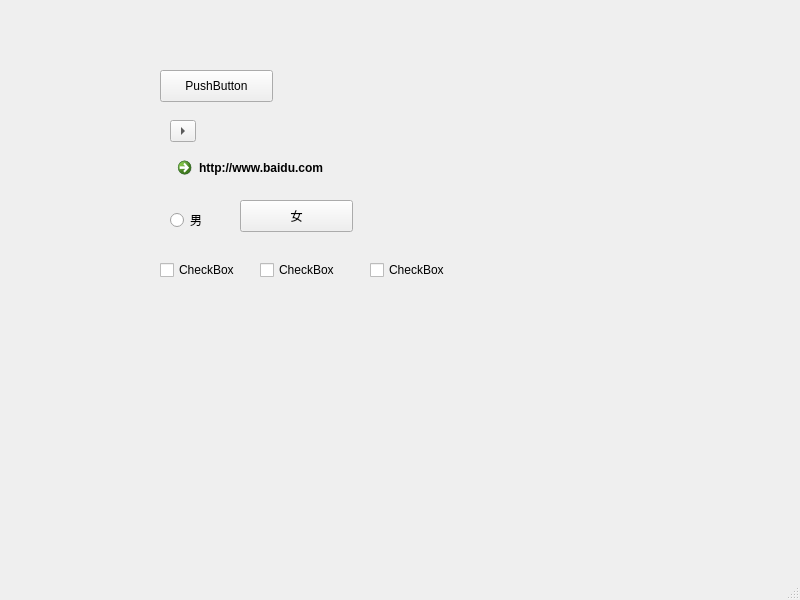
<?xml version="1.0" encoding="UTF-8"?>
<ui version="4.0">
 <class>MainWindow</class>
 <widget class="QMainWindow" name="MainWindow">
  <property name="geometry">
   <rect>
    <x>0</x>
    <y>0</y>
    <width>800</width>
    <height>600</height>
   </rect>
  </property>
  <property name="windowTitle">
   <string>MainWindow</string>
  </property>
  <widget class="QWidget" name="centralwidget">
   <widget class="QPushButton" name="pushButton">
    <property name="geometry">
     <rect>
      <x>160</x>
      <y>70</y>
      <width>113</width>
      <height>32</height>
     </rect>
    </property>
    <property name="text">
     <string>PushButton</string>
    </property>
   </widget>
   <widget class="QToolButton" name="toolButton">
    <property name="geometry">
     <rect>
      <x>170</x>
      <y>120</y>
      <width>26</width>
      <height>22</height>
     </rect>
    </property>
    <property name="text">
     <string>.....</string>
    </property>
    <property name="toolButtonStyle">
     <enum>Qt::ToolButtonIconOnly</enum>
    </property>
    <property name="arrowType">
     <enum>Qt::RightArrow</enum>
    </property>
   </widget>
   <widget class="QCommandLinkButton" name="commandLinkButton">
    <property name="geometry">
     <rect>
      <x>170</x>
      <y>150</y>
      <width>168</width>
      <height>41</height>
     </rect>
    </property>
    <property name="text">
     <string>http://www.baidu.com</string>
    </property>
   </widget>
   <widget class="QRadioButton" name="radioButton">
    <property name="geometry">
     <rect>
      <x>170</x>
      <y>210</y>
      <width>100</width>
      <height>20</height>
     </rect>
    </property>
    <property name="text">
     <string>男</string>
    </property>
   </widget>
   <widget class="QPushButton" name="pushButton_2">
    <property name="geometry">
     <rect>
      <x>240</x>
      <y>200</y>
      <width>113</width>
      <height>32</height>
     </rect>
    </property>
    <property name="text">
     <string>女</string>
    </property>
   </widget>
   <widget class="QCheckBox" name="checkBox">
    <property name="geometry">
     <rect>
      <x>160</x>
      <y>260</y>
      <width>86</width>
      <height>20</height>
     </rect>
    </property>
    <property name="text">
     <string>CheckBox</string>
    </property>
   </widget>
   <widget class="QCheckBox" name="checkBox_2">
    <property name="geometry">
     <rect>
      <x>260</x>
      <y>260</y>
      <width>86</width>
      <height>20</height>
     </rect>
    </property>
    <property name="text">
     <string>CheckBox</string>
    </property>
   </widget>
   <widget class="QCheckBox" name="checkBox_3">
    <property name="geometry">
     <rect>
      <x>370</x>
      <y>260</y>
      <width>86</width>
      <height>20</height>
     </rect>
    </property>
    <property name="text">
     <string>CheckBox</string>
    </property>
   </widget>
  </widget>
  <widget class="QMenuBar" name="menubar">
   <property name="geometry">
    <rect>
     <x>0</x>
     <y>0</y>
     <width>800</width>
     <height>24</height>
    </rect>
   </property>
  </widget>
  <widget class="QStatusBar" name="statusbar"/>
 </widget>
 <resources/>
 <connections/>
</ui>
